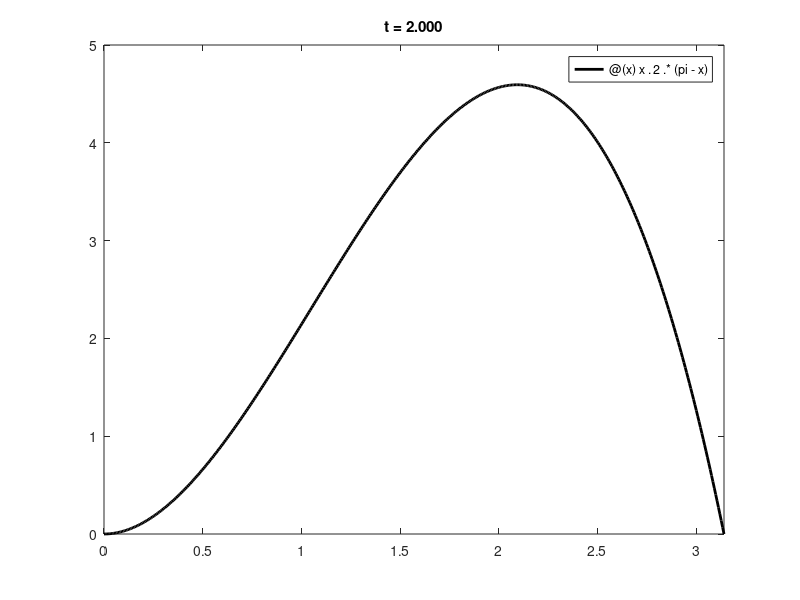

Reproduce this figure in MATLAB.

f = @(x) x.^2.*(pi-x);  % initial condition
N = 50;
% compute the Fourier sine coeffs
for k = 1:N
    c(k) = (2/pi)*integral( @(x) f(x).*sin(k*x),0,pi);
end

%%
% check the reproduction of the initial f
clf
x = linspace(0,pi,601)';
fplot(f,[0 pi],'k','linewid',2), hold on
s = 0;
for k = 1:N
    s = s + c(k)*sin(k*x);
end  
cla,plot(x,s-f(x))

%%
cla
fplot(f,[0 pi],'k','linewid',2), hold on
title('Initial condition')
pause

% step through time
for t = 0.025:0.025:2
    s = 0;
    for k = 1:N
        s = s + c(k)*exp(-k^2*t)*sin(k*x);
    end
    h = plot(x,s,'color',[.8 .1 .1]);
    title(sprintf('t = %.3f',t))
    pause
    delete(h)
end
